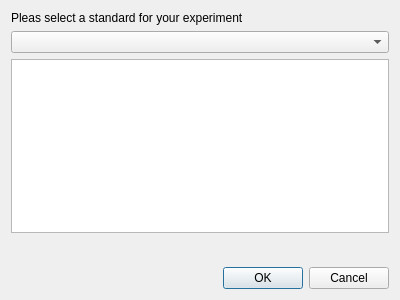
<?xml version="1.0" encoding="UTF-8"?>
<ui version="4.0">
 <class>StandardSelectionDialog</class>
 <widget class="QDialog" name="StandardSelectionDialog">
  <property name="geometry">
   <rect>
    <x>0</x>
    <y>0</y>
    <width>400</width>
    <height>300</height>
   </rect>
  </property>
  <property name="windowTitle">
   <string>Dialog</string>
  </property>
  <layout class="QVBoxLayout" name="verticalLayout">
   <item>
    <layout class="QFormLayout" name="formLayout">
     <item row="1" column="0" colspan="2">
      <widget class="QComboBox" name="comboBox"/>
     </item>
     <item row="0" column="0" colspan="2">
      <widget class="QLabel" name="label">
       <property name="text">
        <string>Pleas select a standard for your experiment</string>
       </property>
      </widget>
     </item>
     <item row="2" column="0" colspan="2">
      <widget class="QTextEdit" name="textEdit"/>
     </item>
     <item row="3" column="0" colspan="2">
      <spacer name="verticalSpacer">
       <property name="orientation">
        <enum>Qt::Orientation::Vertical</enum>
       </property>
       <property name="sizeHint" stdset="0">
        <size>
         <width>20</width>
         <height>40</height>
        </size>
       </property>
      </spacer>
     </item>
    </layout>
   </item>
   <item>
    <widget class="QDialogButtonBox" name="buttonBox">
     <property name="orientation">
      <enum>Qt::Orientation::Horizontal</enum>
     </property>
     <property name="standardButtons">
      <set>QDialogButtonBox::StandardButton::Cancel|QDialogButtonBox::StandardButton::Ok</set>
     </property>
    </widget>
   </item>
  </layout>
 </widget>
 <resources/>
 <connections>
  <connection>
   <sender>buttonBox</sender>
   <signal>accepted()</signal>
   <receiver>StandardSelectionDialog</receiver>
   <slot>accept()</slot>
   <hints>
    <hint type="sourcelabel">
     <x>248</x>
     <y>254</y>
    </hint>
    <hint type="destinationlabel">
     <x>157</x>
     <y>274</y>
    </hint>
   </hints>
  </connection>
  <connection>
   <sender>buttonBox</sender>
   <signal>rejected()</signal>
   <receiver>StandardSelectionDialog</receiver>
   <slot>reject()</slot>
   <hints>
    <hint type="sourcelabel">
     <x>316</x>
     <y>260</y>
    </hint>
    <hint type="destinationlabel">
     <x>286</x>
     <y>274</y>
    </hint>
   </hints>
  </connection>
 </connections>
</ui>
